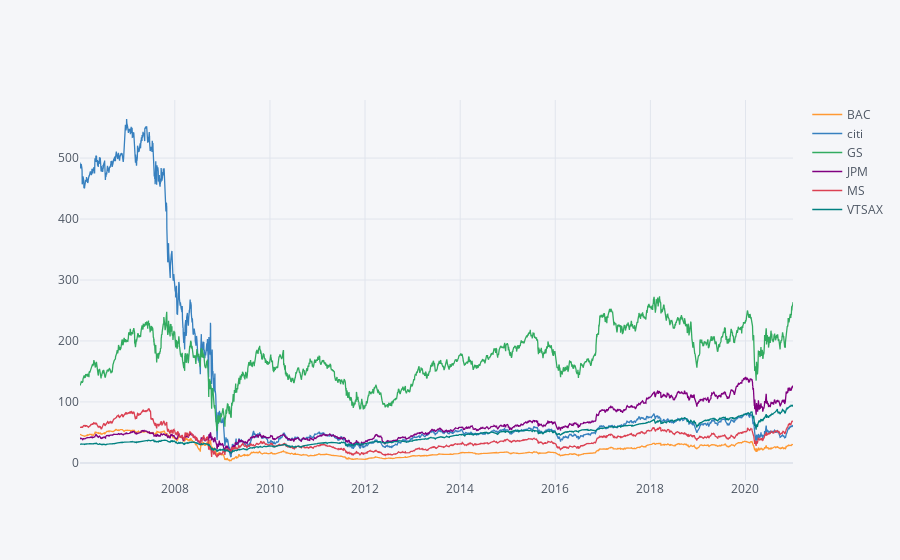

The notebook cell saved with this chart:
### Code cell
stocks.xs(key='Close', axis=1, level=1).iplot()

### Figure 1 — Plotly figure (JSON) as saved in the notebook; plotly's stock layout.template omitted (floating-point values rounded to 4 significant figures; data arrays with more than 128 entries replaced by an {"elided": "..."} marker saying what was removed)
{"data": [{"line": {"color": "rgba(255, 153, 51, 1.0)", "dash": "solid", "shape": "linear", "width": 1.3}, "mode": "lines", "name": "BAC", "text": "", "type": "scatter", "x": {"elided": "3776 str values"}, "y": {"elided": "3776 float values"}}, {"line": {"color": "rgba(55, 128, 191, 1.0)", "dash": "solid", "shape": "linear", "width": 1.3}, "mode": "lines", "name": "citi", "text": "", "type": "scatter", "x": {"elided": "3776 str values"}, "y": {"elided": "3776 float values"}}, {"line": {"color": "rgba(50, 171, 96, 1.0)", "dash": "solid", "shape": "linear", "width": 1.3}, "mode": "lines", "name": "GS", "text": "", "type": "scatter", "x": {"elided": "3776 str values"}, "y": {"elided": "3776 float values"}}, {"line": {"color": "rgba(128, 0, 128, 1.0)", "dash": "solid", "shape": "linear", "width": 1.3}, "mode": "lines", "name": "JPM", "text": "", "type": "scatter", "x": {"elided": "3776 str values"}, "y": {"elided": "3776 float values"}}, {"line": {"color": "rgba(219, 64, 82, 1.0)", "dash": "solid", "shape": "linear", "width": 1.3}, "mode": "lines", "name": "MS", "text": "", "type": "scatter", "x": {"elided": "3776 str values"}, "y": {"elided": "3776 float values"}}, {"line": {"color": "rgba(0, 128, 128, 1.0)", "dash": "solid", "shape": "linear", "width": 1.3}, "mode": "lines", "name": "VTSAX", "text": "", "type": "scatter", "x": {"elided": "3776 str values"}, "y": {"elided": "3776 float values"}}], "layout": {"legend": {"bgcolor": "#F5F6F9", "font": {"color": "#4D5663"}}, "paper_bgcolor": "#F5F6F9", "plot_bgcolor": "#F5F6F9", "title": {"font": {"color": "#4D5663"}}, "xaxis": {"gridcolor": "#E1E5ED", "showgrid": true, "tickfont": {"color": "#4D5663"}, "title": {"font": {"color": "#4D5663"}, "text": ""}, "zerolinecolor": "#E1E5ED"}, "yaxis": {"gridcolor": "#E1E5ED", "showgrid": true, "tickfont": {"color": "#4D5663"}, "title": {"font": {"color": "#4D5663"}, "text": ""}, "zerolinecolor": "#E1E5ED"}}}
